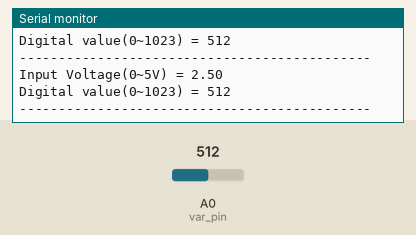
Simulated run of this sketch. Board: Arduino Uno, built with avr-gcc and run on an emulated ATmega328P. On the bench: the last lines printed to the serial monitor. The test bench sets the inputs (shaded band); at power-on: A0 (var_pin) = 512.

Above: at 4.8 s.
4.9 s: A0 (var_pin) set to 716
At 7.1 s:
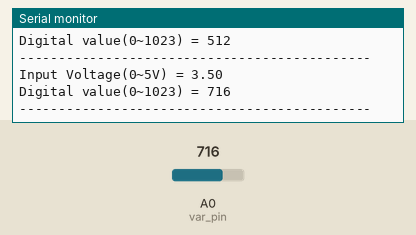
7.9 s: A0 (var_pin) set to 900
At 8.7 s:
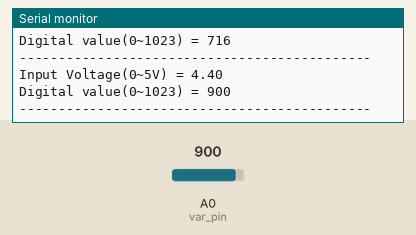
Timing chart, 0 to 10.9 s (numbered marks = the images above; inputs shaded):
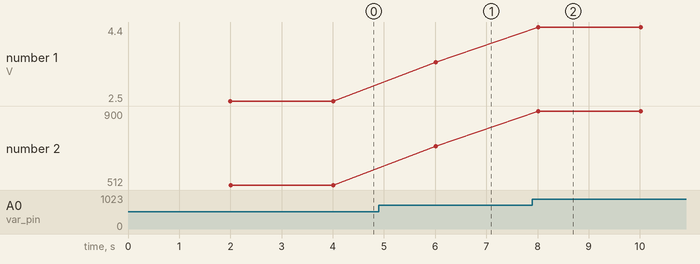

Measured:
- after the input at 4.9 s, the serial monitor: prints a new line after 1.1 s (image 1)
- after the input at 7.9 s, the serial monitor: prints a new line after 0.11 s (image 2)
- plotted number 1: 2.5 → 3.5 after the input at 4.9 s, 3.5 → 4.4 after the input at 7.9 s
- plotted number 2: 512 → 716 after the input at 4.9 s, 716 → 900 after the input at 7.9 s

The sketch:

led1.ino
```cpp
//ex01을 simple timer로
#include <SimpleTimer.h>

SimpleTimer timer;
const int var_pin = A0; // 가변저항 연결핀
int analog_val;         // 아날로그 값 저장 변수

void check()
{
    int digital_val;
    float ff;

    digital_val = analogRead(var_pin);     // 아날로그 값 디지털 변환
    ff = (float)digital_val / 1023. * 5.0; // 전압값 계산, .은 실수 리터럴(안붙여도됨)

    Serial.print("Input Voltage(0~5V) = "); // 입력 전압값 출력(0~5V)
    Serial.println(ff);

    Serial.print("Digital value(0~1023) = ");
    Serial.println(digital_val); // 변환된 디지털 값 출력(0~1023)
    Serial.println("---------------------------------------------");

    delay(2000);
}

void setup()
{
    Serial.begin(115200);
    timer.setInterval(2000, check);
}

void loop()
{
    timer.run();
}
```
